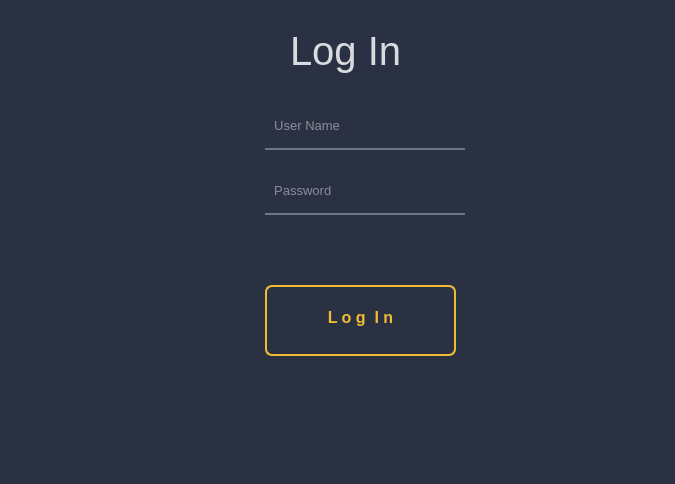
<?xml version="1.0" encoding="UTF-8"?>
<ui version="4.0">
 <class>Form</class>
 <widget class="QWidget" name="Form">
  <property name="geometry">
   <rect>
    <x>0</x>
    <y>0</y>
    <width>675</width>
    <height>484</height>
   </rect>
  </property>
  <property name="windowTitle">
   <string>Form</string>
  </property>
  <property name="styleSheet">
   <string notr="true">background-color:rgb(42, 49, 67);</string>
  </property>
  <widget class="QLabel" name="label_4">
   <property name="geometry">
    <rect>
     <x>290</x>
     <y>20</y>
     <width>131</width>
     <height>61</height>
    </rect>
   </property>
   <property name="font">
    <font>
     <pointsize>-1</pointsize>
    </font>
   </property>
   <property name="styleSheet">
    <string notr="true">color:rgba(255, 255, 255, 210);
font-size:40px;
</string>
   </property>
   <property name="text">
    <string>Log In</string>
   </property>
  </widget>
  <widget class="QLineEdit" name="username">
   <property name="geometry">
    <rect>
     <x>265</x>
     <y>110</y>
     <width>200</width>
     <height>40</height>
    </rect>
   </property>
   <property name="font">
    <font>
     <pointsize>10</pointsize>
    </font>
   </property>
   <property name="styleSheet">
    <string notr="true">background-color:rgba(0, 0, 0, 0);
border:none;
border-bottom:2px solid rgba(105, 118, 132, 255);
color:rgba(255, 255, 255, 230);
padding-bottom:7px;</string>
   </property>
   <property name="placeholderText">
    <string>  User Name</string>
   </property>
  </widget>
  <widget class="QPushButton" name="loginbtn">
   <property name="geometry">
    <rect>
     <x>265</x>
     <y>285</y>
     <width>191</width>
     <height>71</height>
    </rect>
   </property>
   <property name="font">
    <font>
     <pointsize>12</pointsize>
     <weight>75</weight>
     <bold>true</bold>
    </font>
   </property>
   <property name="styleSheet">
    <string notr="true">
QPushButton{
border:2px solid rgb(241, 188, 49);
color: rgb(241, 188, 49);
padding-bottom:7px;
border-radius:7px;


}

QPushButton:hover {

border:2px solid rgb(241, 188, 49);
color: rgb(241, 188, 49);
padding-bottom:7px;

border-radius:15px;
}

QPushButton:pressed {

border:2px solid rgb(241, 188, 49);
color: rgb(241, 188, 49);
padding-bottom:7px;
border-radius:20px;
}</string>
   </property>
   <property name="text">
    <string>L o g  I n</string>
   </property>
  </widget>
  <widget class="QLineEdit" name="password">
   <property name="geometry">
    <rect>
     <x>265</x>
     <y>175</y>
     <width>200</width>
     <height>40</height>
    </rect>
   </property>
   <property name="font">
    <font>
     <pointsize>10</pointsize>
    </font>
   </property>
   <property name="styleSheet">
    <string notr="true">background-color:rgba(0, 0, 0, 0);
border:none;
border-bottom:2px solid rgba(105, 118, 132, 255);
color:rgba(255, 255, 255, 230);
padding-bottom:7px;</string>
   </property>
   <property name="echoMode">
    <enum>QLineEdit::Password</enum>
   </property>
   <property name="placeholderText">
    <string>  Password</string>
   </property>
  </widget>
  <widget class="QLabel" name="error">
   <property name="geometry">
    <rect>
     <x>275</x>
     <y>235</y>
     <width>181</width>
     <height>21</height>
    </rect>
   </property>
   <property name="styleSheet">
    <string notr="true">color:red;
</string>
   </property>
   <property name="text">
    <string/>
   </property>
  </widget>
 </widget>
 <resources>
  <include location="res.qrc"/>
 </resources>
 <connections/>
</ui>
